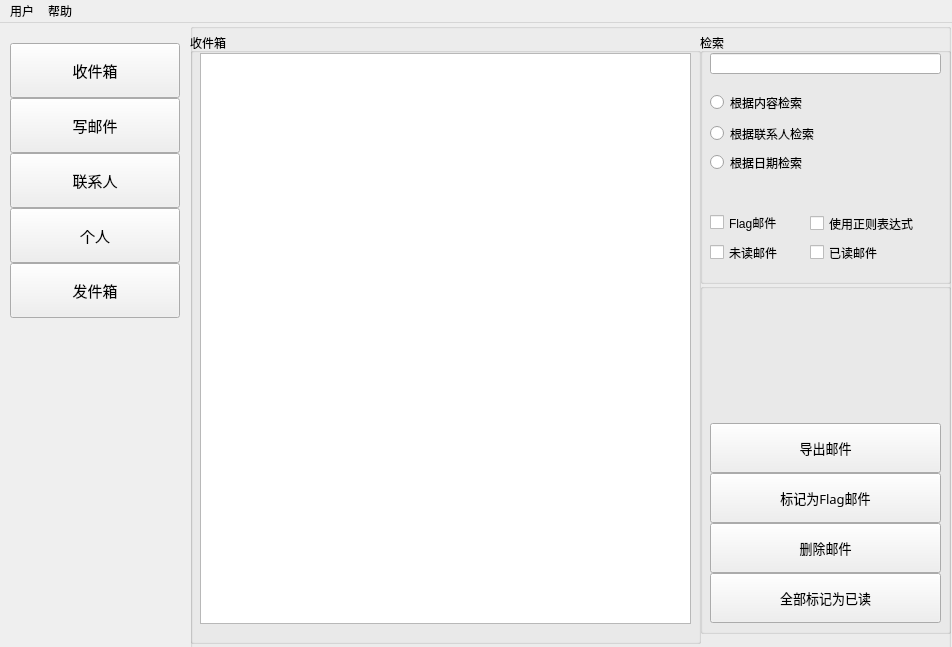
<?xml version="1.0" encoding="UTF-8"?>
<ui version="4.0">
 <class>MainWindow</class>
 <widget class="QMainWindow" name="MainWindow">
  <property name="geometry">
   <rect>
    <x>0</x>
    <y>0</y>
    <width>952</width>
    <height>647</height>
   </rect>
  </property>
  <property name="windowTitle">
   <string>MainWindow</string>
  </property>
  <property name="styleSheet">
   <string notr="true"># border-image: url(:/background/img/background_1.png);</string>
  </property>
  <widget class="QWidget" name="centralWidget">
   <widget class="QPushButton" name="pushButton">
    <property name="geometry">
     <rect>
      <x>10</x>
      <y>20</y>
      <width>170</width>
      <height>55</height>
     </rect>
    </property>
    <property name="font">
     <font>
      <family>微软雅黑 Light</family>
      <pointsize>11</pointsize>
     </font>
    </property>
    <property name="styleSheet">
     <string notr="true">border-image: url(:/button/img/btn_c.png);</string>
    </property>
    <property name="text">
     <string>收件箱</string>
    </property>
   </widget>
   <widget class="QPushButton" name="pushButton_2">
    <property name="geometry">
     <rect>
      <x>10</x>
      <y>75</y>
      <width>170</width>
      <height>55</height>
     </rect>
    </property>
    <property name="font">
     <font>
      <family>微软雅黑 Light</family>
      <pointsize>11</pointsize>
     </font>
    </property>
    <property name="styleSheet">
     <string notr="true">border-image: url(:/button/img/btn_n.png);</string>
    </property>
    <property name="text">
     <string>写邮件</string>
    </property>
   </widget>
   <widget class="QPushButton" name="pushButton_3">
    <property name="geometry">
     <rect>
      <x>10</x>
      <y>130</y>
      <width>170</width>
      <height>55</height>
     </rect>
    </property>
    <property name="font">
     <font>
      <family>微软雅黑 Light</family>
      <pointsize>11</pointsize>
     </font>
    </property>
    <property name="styleSheet">
     <string notr="true">border-image: url(:/button/img/btn_n.png);</string>
    </property>
    <property name="text">
     <string>联系人</string>
    </property>
   </widget>
   <widget class="QPushButton" name="pushButton_4">
    <property name="geometry">
     <rect>
      <x>10</x>
      <y>185</y>
      <width>170</width>
      <height>55</height>
     </rect>
    </property>
    <property name="font">
     <font>
      <family>微软雅黑 Light</family>
      <pointsize>11</pointsize>
     </font>
    </property>
    <property name="styleSheet">
     <string notr="true">border-image: url(:/button/img/btn_n.png);</string>
    </property>
    <property name="text">
     <string>个人</string>
    </property>
   </widget>
   <widget class="QGroupBox" name="groupBox">
    <property name="geometry">
     <rect>
      <x>190</x>
      <y>0</y>
      <width>761</width>
      <height>630</height>
     </rect>
    </property>
    <property name="title">
     <string/>
    </property>
    <widget class="QGroupBox" name="groupBox_2">
     <property name="geometry">
      <rect>
       <x>0</x>
       <y>10</y>
       <width>511</width>
       <height>611</height>
      </rect>
     </property>
     <property name="title">
      <string>收件箱</string>
     </property>
     <widget class="QTableWidget" name="tableWidget">
      <property name="geometry">
       <rect>
        <x>10</x>
        <y>20</y>
        <width>491</width>
        <height>571</height>
       </rect>
      </property>
     </widget>
    </widget>
    <widget class="QGroupBox" name="groupBox_3">
     <property name="geometry">
      <rect>
       <x>510</x>
       <y>10</y>
       <width>251</width>
       <height>251</height>
      </rect>
     </property>
     <property name="title">
      <string>检索</string>
     </property>
     <widget class="QLineEdit" name="lineEdit">
      <property name="geometry">
       <rect>
        <x>10</x>
        <y>20</y>
        <width>231</width>
        <height>21</height>
       </rect>
      </property>
     </widget>
     <widget class="QRadioButton" name="radioButton">
      <property name="geometry">
       <rect>
        <x>10</x>
        <y>60</y>
        <width>115</width>
        <height>19</height>
       </rect>
      </property>
      <property name="text">
       <string>根据内容检索</string>
      </property>
     </widget>
     <widget class="QRadioButton" name="radioButton_2">
      <property name="geometry">
       <rect>
        <x>10</x>
        <y>90</y>
        <width>141</width>
        <height>21</height>
       </rect>
      </property>
      <property name="text">
       <string>根据联系人检索</string>
      </property>
     </widget>
     <widget class="QRadioButton" name="radioButton_3">
      <property name="geometry">
       <rect>
        <x>10</x>
        <y>120</y>
        <width>115</width>
        <height>19</height>
       </rect>
      </property>
      <property name="text">
       <string>根据日期检索</string>
      </property>
     </widget>
     <widget class="QCheckBox" name="checkBox">
      <property name="geometry">
       <rect>
        <x>10</x>
        <y>180</y>
        <width>91</width>
        <height>19</height>
       </rect>
      </property>
      <property name="text">
       <string>Flag邮件</string>
      </property>
     </widget>
     <widget class="QCheckBox" name="checkBox_2">
      <property name="geometry">
       <rect>
        <x>110</x>
        <y>180</y>
        <width>131</width>
        <height>21</height>
       </rect>
      </property>
      <property name="text">
       <string>使用正则表达式</string>
      </property>
     </widget>
     <widget class="QCheckBox" name="checkBox_3">
      <property name="geometry">
       <rect>
        <x>10</x>
        <y>210</y>
        <width>91</width>
        <height>19</height>
       </rect>
      </property>
      <property name="text">
       <string>未读邮件</string>
      </property>
     </widget>
     <widget class="QCheckBox" name="checkBox_4">
      <property name="geometry">
       <rect>
        <x>110</x>
        <y>210</y>
        <width>91</width>
        <height>19</height>
       </rect>
      </property>
      <property name="text">
       <string>已读邮件</string>
      </property>
     </widget>
    </widget>
    <widget class="QGroupBox" name="groupBox_4">
     <property name="geometry">
      <rect>
       <x>510</x>
       <y>260</y>
       <width>251</width>
       <height>351</height>
      </rect>
     </property>
     <property name="title">
      <string/>
     </property>
     <widget class="QPushButton" name="pushButton_10">
      <property name="geometry">
       <rect>
        <x>10</x>
        <y>140</y>
        <width>231</width>
        <height>50</height>
       </rect>
      </property>
      <property name="font">
       <font>
        <family>微软雅黑 Light</family>
        <pointsize>10</pointsize>
       </font>
      </property>
      <property name="text">
       <string>导出邮件</string>
      </property>
     </widget>
     <widget class="QPushButton" name="pushButton_11">
      <property name="geometry">
       <rect>
        <x>10</x>
        <y>190</y>
        <width>231</width>
        <height>50</height>
       </rect>
      </property>
      <property name="font">
       <font>
        <family>微软雅黑 Light</family>
        <pointsize>10</pointsize>
       </font>
      </property>
      <property name="text">
       <string>标记为Flag邮件</string>
      </property>
     </widget>
     <widget class="QPushButton" name="pushButton_12">
      <property name="geometry">
       <rect>
        <x>10</x>
        <y>240</y>
        <width>231</width>
        <height>50</height>
       </rect>
      </property>
      <property name="font">
       <font>
        <family>微软雅黑 Light</family>
        <pointsize>10</pointsize>
       </font>
      </property>
      <property name="text">
       <string>删除邮件</string>
      </property>
     </widget>
     <widget class="QPushButton" name="pushButton_13">
      <property name="geometry">
       <rect>
        <x>10</x>
        <y>290</y>
        <width>231</width>
        <height>50</height>
       </rect>
      </property>
      <property name="font">
       <font>
        <family>微软雅黑 Light</family>
        <pointsize>10</pointsize>
       </font>
      </property>
      <property name="text">
       <string>全部标记为已读</string>
      </property>
     </widget>
    </widget>
   </widget>
   <widget class="QPushButton" name="pushButton_5">
    <property name="geometry">
     <rect>
      <x>10</x>
      <y>240</y>
      <width>170</width>
      <height>55</height>
     </rect>
    </property>
    <property name="font">
     <font>
      <family>微软雅黑 Light</family>
      <pointsize>11</pointsize>
     </font>
    </property>
    <property name="styleSheet">
     <string notr="true">border-image: url(:/button/img/btn_n.png);</string>
    </property>
    <property name="text">
     <string>发件箱</string>
    </property>
   </widget>
  </widget>
  <widget class="QMenuBar" name="menuBar">
   <property name="geometry">
    <rect>
     <x>0</x>
     <y>0</y>
     <width>952</width>
     <height>26</height>
    </rect>
   </property>
   <widget class="QMenu" name="menu">
    <property name="title">
     <string>用户</string>
    </property>
    <addaction name="action"/>
    <addaction name="separator"/>
    <addaction name="action_4"/>
   </widget>
   <widget class="QMenu" name="menu_2">
    <property name="title">
     <string>帮助</string>
    </property>
    <addaction name="action_5"/>
   </widget>
   <addaction name="menu"/>
   <addaction name="menu_2"/>
  </widget>
  <action name="action">
   <property name="text">
    <string>登录</string>
   </property>
  </action>
  <action name="action_3">
   <property name="text">
    <string>信息</string>
   </property>
  </action>
  <action name="action_4">
   <property name="text">
    <string>注销</string>
   </property>
  </action>
  <action name="action_5">
   <property name="text">
    <string>关于</string>
   </property>
  </action>
 </widget>
 <resources>
  <include location="resource.qrc"/>
 </resources>
 <connections/>
</ui>
